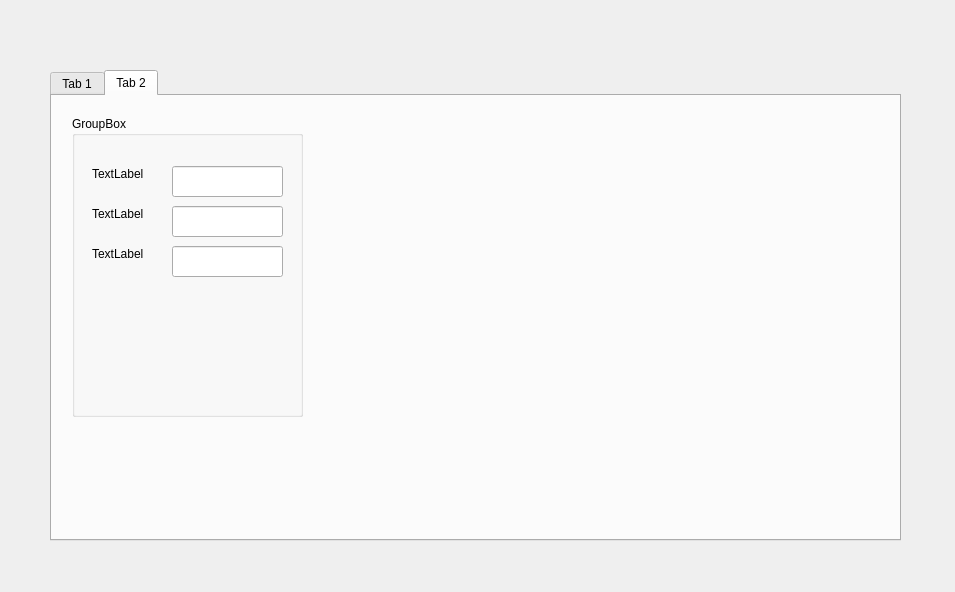
<?xml version="1.0" encoding="UTF-8"?>
<ui version="4.0">
 <class>Dialog</class>
 <widget class="QDialog" name="Dialog">
  <property name="geometry">
   <rect>
    <x>0</x>
    <y>0</y>
    <width>955</width>
    <height>592</height>
   </rect>
  </property>
  <property name="windowTitle">
   <string>Dialog</string>
  </property>
  <widget class="QTabWidget" name="tabWidget">
   <property name="geometry">
    <rect>
     <x>50</x>
     <y>70</y>
     <width>851</width>
     <height>471</height>
    </rect>
   </property>
   <property name="currentIndex">
    <number>1</number>
   </property>
   <widget class="QWidget" name="tab">
    <attribute name="title">
     <string>Tab 1</string>
    </attribute>
    <widget class="QCheckBox" name="checkBox">
     <property name="geometry">
      <rect>
       <x>40</x>
       <y>50</y>
       <width>87</width>
       <height>20</height>
      </rect>
     </property>
     <property name="text">
      <string>CheckBox</string>
     </property>
    </widget>
    <widget class="QDateTimeEdit" name="dateTimeEdit">
     <property name="geometry">
      <rect>
       <x>200</x>
       <y>50</y>
       <width>194</width>
       <height>24</height>
      </rect>
     </property>
    </widget>
    <widget class="QLCDNumber" name="lcdNumber">
     <property name="geometry">
      <rect>
       <x>530</x>
       <y>50</y>
       <width>64</width>
       <height>23</height>
      </rect>
     </property>
    </widget>
    <widget class="QLabel" name="label_4">
     <property name="geometry">
      <rect>
       <x>30</x>
       <y>140</y>
       <width>111</width>
       <height>41</height>
      </rect>
     </property>
     <property name="text">
      <string>TextLabel</string>
     </property>
    </widget>
    <widget class="QRadioButton" name="radioButton">
     <property name="geometry">
      <rect>
       <x>30</x>
       <y>240</y>
       <width>151</width>
       <height>41</height>
      </rect>
     </property>
     <property name="text">
      <string>RadioButton</string>
     </property>
    </widget>
    <widget class="QPushButton" name="pBtn_test">
     <property name="geometry">
      <rect>
       <x>630</x>
       <y>360</y>
       <width>93</width>
       <height>28</height>
      </rect>
     </property>
     <property name="text">
      <string>测试</string>
     </property>
    </widget>
    <widget class="QLineEdit" name="lineEdit">
     <property name="geometry">
      <rect>
       <x>190</x>
       <y>150</y>
       <width>181</width>
       <height>31</height>
      </rect>
     </property>
     <property name="readOnly">
      <bool>true</bool>
     </property>
    </widget>
   </widget>
   <widget class="QWidget" name="tab_2">
    <attribute name="title">
     <string>Tab 2</string>
    </attribute>
    <widget class="QGroupBox" name="groupBox">
     <property name="geometry">
      <rect>
       <x>20</x>
       <y>20</y>
       <width>231</width>
       <height>301</height>
      </rect>
     </property>
     <property name="title">
      <string>GroupBox</string>
     </property>
     <widget class="QLabel" name="label">
      <property name="geometry">
       <rect>
        <x>20</x>
        <y>50</y>
        <width>72</width>
        <height>15</height>
       </rect>
      </property>
      <property name="text">
       <string>TextLabel</string>
      </property>
     </widget>
     <widget class="QLabel" name="label_2">
      <property name="geometry">
       <rect>
        <x>20</x>
        <y>90</y>
        <width>72</width>
        <height>15</height>
       </rect>
      </property>
      <property name="text">
       <string>TextLabel</string>
      </property>
     </widget>
     <widget class="QLabel" name="label_3">
      <property name="geometry">
       <rect>
        <x>20</x>
        <y>130</y>
        <width>72</width>
        <height>15</height>
       </rect>
      </property>
      <property name="text">
       <string>TextLabel</string>
      </property>
     </widget>
     <widget class="QLineEdit" name="lineEdit_2">
      <property name="geometry">
       <rect>
        <x>100</x>
        <y>50</y>
        <width>111</width>
        <height>31</height>
       </rect>
      </property>
      <property name="readOnly">
       <bool>true</bool>
      </property>
     </widget>
     <widget class="QLineEdit" name="lineEdit_3">
      <property name="geometry">
       <rect>
        <x>100</x>
        <y>90</y>
        <width>111</width>
        <height>31</height>
       </rect>
      </property>
      <property name="readOnly">
       <bool>true</bool>
      </property>
     </widget>
     <widget class="QLineEdit" name="lineEdit_4">
      <property name="geometry">
       <rect>
        <x>100</x>
        <y>130</y>
        <width>111</width>
        <height>31</height>
       </rect>
      </property>
      <property name="readOnly">
       <bool>true</bool>
      </property>
     </widget>
    </widget>
   </widget>
  </widget>
 </widget>
 <resources/>
 <connections>
  <connection>
   <sender>pBtn_test</sender>
   <signal>clicked()</signal>
   <receiver>Dialog</receiver>
   <slot>pBtn_test_click()</slot>
   <hints>
    <hint type="sourcelabel">
     <x>725</x>
     <y>476</y>
    </hint>
    <hint type="destinationlabel">
     <x>762</x>
     <y>569</y>
    </hint>
   </hints>
  </connection>
 </connections>
 <slots>
  <slot>pBtn_test_click()</slot>
 </slots>
</ui>
